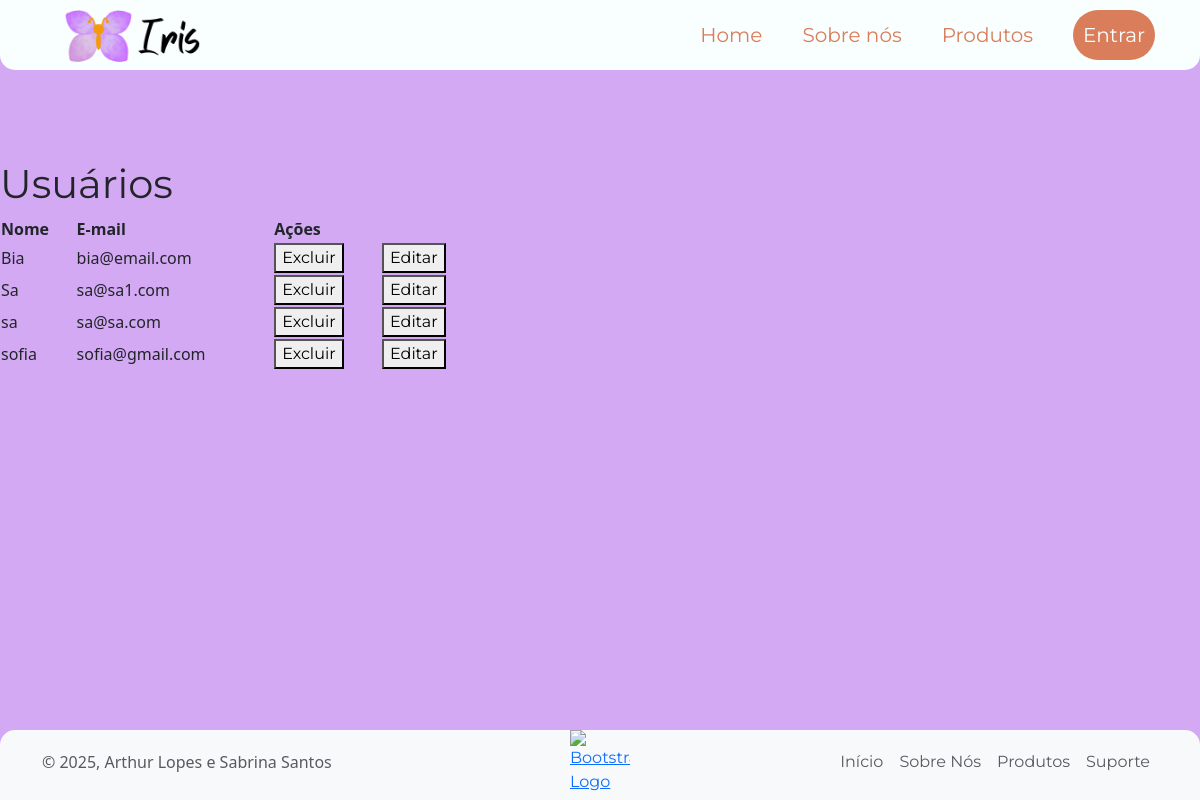
The page /usuarios on the database its author committed.
### app/models.py (models this page shows)
class Usuario(models.Model):
    nome = models.CharField(max_length=100)
    email = models.EmailField()
    senha = models.CharField(max_length=100)
    CEP = models.CharField(max_length=9, default='00000-000')
    logradouro = models.CharField(max_length=100, default='Não informado')
    bairro = models.CharField(max_length=100, default='Não informado')
    localidade = models.CharField(max_length=100, default='Não informado')
    estado = models.CharField(max_length=2, default='XX')
    numero_residencia = models.CharField(max_length=10, default='0')

### app/views.py (the view)
# urls.py: path('usuarios', views.exibirUsuarios, name = "exibirUsuarios"),
def exibirUsuarios(request):
    usuarios = Usuario.objects.all().values()
    return render(request, "usuarios.html", {'listUsuarios': usuarios})

### app/templates/usuarios.html (shortened to what this page needs)
{% extends 'template.html' %}
{% load static %}
{% block 'main' %}
<div class="">
    <h1 id="h1Usuarios">Usuários</h1>
</div>
    <table class="" style="width: 40%;">
        <tr id="trUsuarios">
            <th>Nome</th>
            <th>E-mail</th>
            <th colspan= "2">Ações</th>
        </tr>
        {% for user in listUsuarios %}
            <tr>
                <td>{{user.nome}}</td>
                <td>{{user.email}}</td>
                <td><a href="{% url 'excluirUsuario' user.id %}"> <button  id="btnExcluir"> Excluir </button> </a></td>
                <td><a href="{% url 'editarUsuario' user.id %}"> <button id="btnEditar"> Editar</button> </a></td>
            </tr>
        {% endfor %}
    </table>
{% endblock %}

### app/static/css/estilo.css (style rules this page uses)
body { margin: 0; padding-top: 60px; background-color: #d4a9f4; }
a, p, h1, button { font-family: "Montserrat", sans-serif; font-optical-sizing: auto; font-weight: 400; font-style: normal; }

### rows shown on the page
Usuario: nome "Bia", email "bia@email.com"
Usuario: nome "Sa", email "sa@sa1.com"
Usuario: nome "sa", email "sa@sa.com"
Usuario: nome "sofia", email "sofia@gmail.com"
